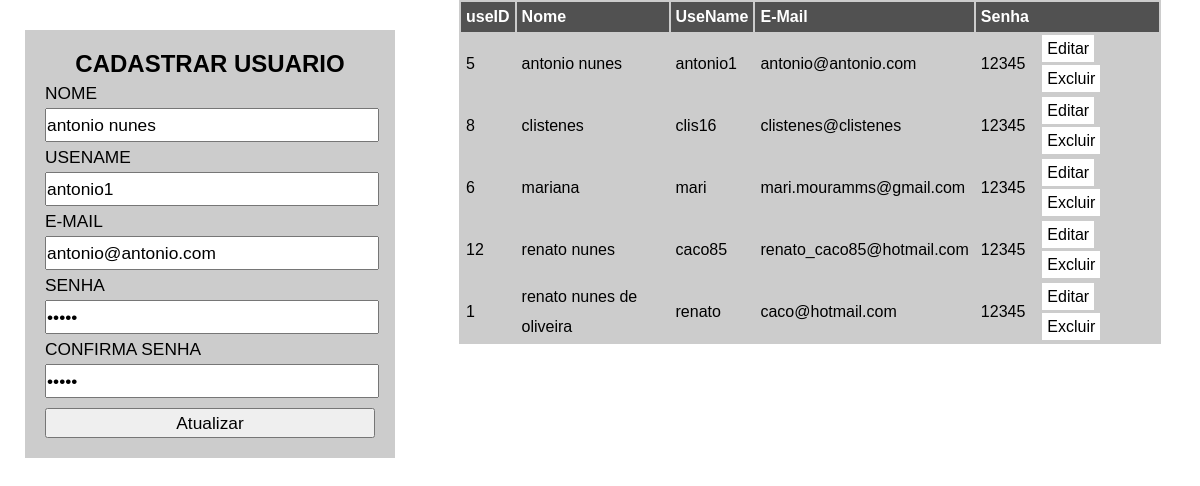
The app's page /testedearquiteruras/index.php?id_up=5 with its own data.
### tables this page shows
CREATE TABLE `tb_usuarios` (
  `useID` int(11) NOT NULL,
  `nome` varchar(30) DEFAULT NULL,
  `usename` varchar(15) DEFAULT NULL,
  `email` varchar(25) DEFAULT NULL,
  `senha` varchar(15) DEFAULT NULL
);

### testedearquiteruras/usuarioModel.php (called while the page is built, shortened)
<?php
Class Usuario{
	private $connPDO;
	public function __construct($dbname, $host, $user, $senha)
	{
		try {
			$this ->connPDO  = new PDO("mysql:dbname=".$dbname.";host=".$host,$user,$senha);
		} catch (PDOException $e) {
			echo "Erro ao conectar com o banco".$e->getMessage();
			exit();
		} catch (Exception $e) {
			echo "Erro geral".$e->getMessage();
			exit();
		}
	}
	public function buscarDados()
	{
		$cmd = $this->connPDO->query("SELECT * FROM tb_usuarios ORDER BY nome");
		$result = $cmd->fetchAll(PDO::FETCH_ASSOC);
		return $result;
	}
	public function buscarDadosUse($id){
		$cmd = $this->connPDO->prepare("SELECT * FROM tb_usuarios WHERE useID = :id");
		$cmd->bindValue(":id",$id);
		$cmd->execute();
		$result = $cmd->fetch(PDO::FETCH_ASSOC);
		return $result;
	}
}
?>

### testedearquiteruras/index.php (the view, shortened to what this page needs)
 <?php
require_once'usuarioModel.php';
$usuarioModel = new Usuario("db_projetounu","localhost","root","");
 ?>
<!DOCTYPE html>
<html lang="pt-br">
<head>
	<link rel="stylesheet" href="estilo.css">
</head>
<body>
	 <?php
		if (isset($_GET['id_up']))
		{
			$useID = addslashes($_GET['id_up']);
			$result = $usuarioModel->buscarDadosUse($useID);
		}
	?>
	<section id="esquerda">
		<form method="POST">
			<h2>CADASTRAR USUARIO</h2>
			<label for="nome">NOME</label>
			<input type="text" name="nome" id="nome"
			value="<?php if(isset($result)){echo $result['nome'];}?>">
			<label for="usename">USENAME</label>
			<input type="text" name="usename" id="usename"
			value="<?php if(isset($result)){echo $result['usename'];}?>">
			<label for="email">E-MAIL</label>
			<input type="email" name="email" id="email"
			value="<?php if(isset($result)){echo $result['email'];}?>">
			<label for="senha">SENHA</label>
			<input type="password" name="senha" id="senha"
			value="<?php if(isset($result)){echo $result['senha'];}?>">
			<label for="confSenha">CONFIRMA SENHA</label>
			<input type="password" name="confSenha" id="confSenha"
			value="<?php if(isset($result)){echo $result['senha'];}?>">
			<input type="submit" value="<?php if(isset($result)){echo"Atualizar";}else{echo"Cadastrar";}?>">
		</form>
	</section>
	<section  id= "direita">
		<table>
			<tr id="titulo">
				<td>useID</td>
				<td>Nome</td>
				<td>UseName</td>
				<td>E-Mail</td>
				<td colspan="2">Senha</td>
			</tr>
		<?php
			$dados = $usuarioModel->buscarDados();
			if (count($dados) > 0)
			{
				for ($i=0; $i < count($dados); $i++ )
					{
						echo "<tr>";
						foreach ($dados[$i] as $key => $value)
						{
							echo "<td>".$value."</td>";
						}
						?>
							<td>
								<a href="index.php?id_up=<?php echo $dados[$i]['useID'];?>">Editar</a>
								<a href="index.php?id=<?php echo $dados[$i]['useID'];?>">Excluir</a>
							</td>
						<?php
						echo "</tr>";
					}
			}
		?>
	</section>
</body>
</html>

### testedearquiteruras/estilo.css (style rules this page uses)
* { padding: 0px; margin: 0px; font-family: arial ; }
label,input { display: block; line-height: 30px; height: 30px; outline: none; font-size: 13pt; width: 100%; }
form { width: 330px; background-color: rgba(0,0,0,.2); padding: 20px; margin: 30px auto; }
input[type="submit"] { margin-top: 10px; cursor:pointer; }
h2 { text-align: center; }
#esquerda { width: 35%; height: 500px; float: left; }
#direita { width: 65%; height: 500px; float: left; }
table { background-color: rgba(0,0,0,.2); width: 90%; margin: auto; }
tr { line-height: 30px; }
tr#titulo { font-weight: bold; background-color: rgba(0,0,0,.6); color: white; }
td { padding: 0px 5px; }
a { background-color: white; color: black; padding: 5px; margin: 0px 5px; text-decoration: none; }

### records on screen
tb_usuarios: nome "antonio nunes", usename "antonio1", email "antonio@antonio.com", useID "5", senha "12345"
tb_usuarios: useID "8", nome "clistenes", usename "clis16", email "clistenes@clistenes", senha "12345"
tb_usuarios: useID "6", nome "mariana", usename "mari", email "mari.mouramms@gmail.com", senha "12345"
tb_usuarios: useID "12", nome "renato nunes", usename "caco85", email "renato_caco85@hotmail.com", senha "12345"
tb_usuarios: useID "1", nome "renato nunes de oliveira", usename "renato", email "caco@hotmail.com", senha "12345"
